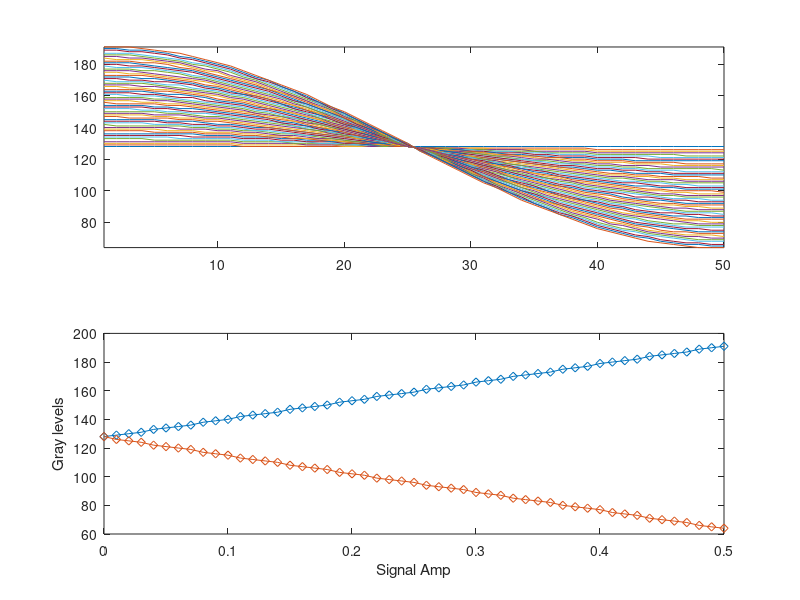

MATLAB code to generate this figure:
clf
count=1;
levels = [];
delta = 0.01;%.01
subplot(2,1,1)
for amplitude = [0.0:delta:0.5]   
%     amplitude = 0.02;
    x = sin(linspace(pi/2,3/2*pi,50));
    y = x*amplitude;
    y1 = ((y/2) + 0.5);
    y2 = round(y1*255);
    plot(y2);
    levels(1,count) = length(unique(y2));
    levels(2,count) = amplitude;
    levels(3,count) = median(y2);
    levels(4,count) = max(y2);
    levels(5,count) = min(y2);
    hold on
    count= count+1;
end
axis tight 
subplot(2,1,2)
plot([levels(2,:)],[levels(4,:)],'d-'); hold on
plot([levels(2,:)],[levels(5,:)],'d-'); hold on
xlabel('Signal Amp')
ylabel('Gray levels')  

if any(any(diff(levels(4:5,:)') == 0))
    title('bad step')
end